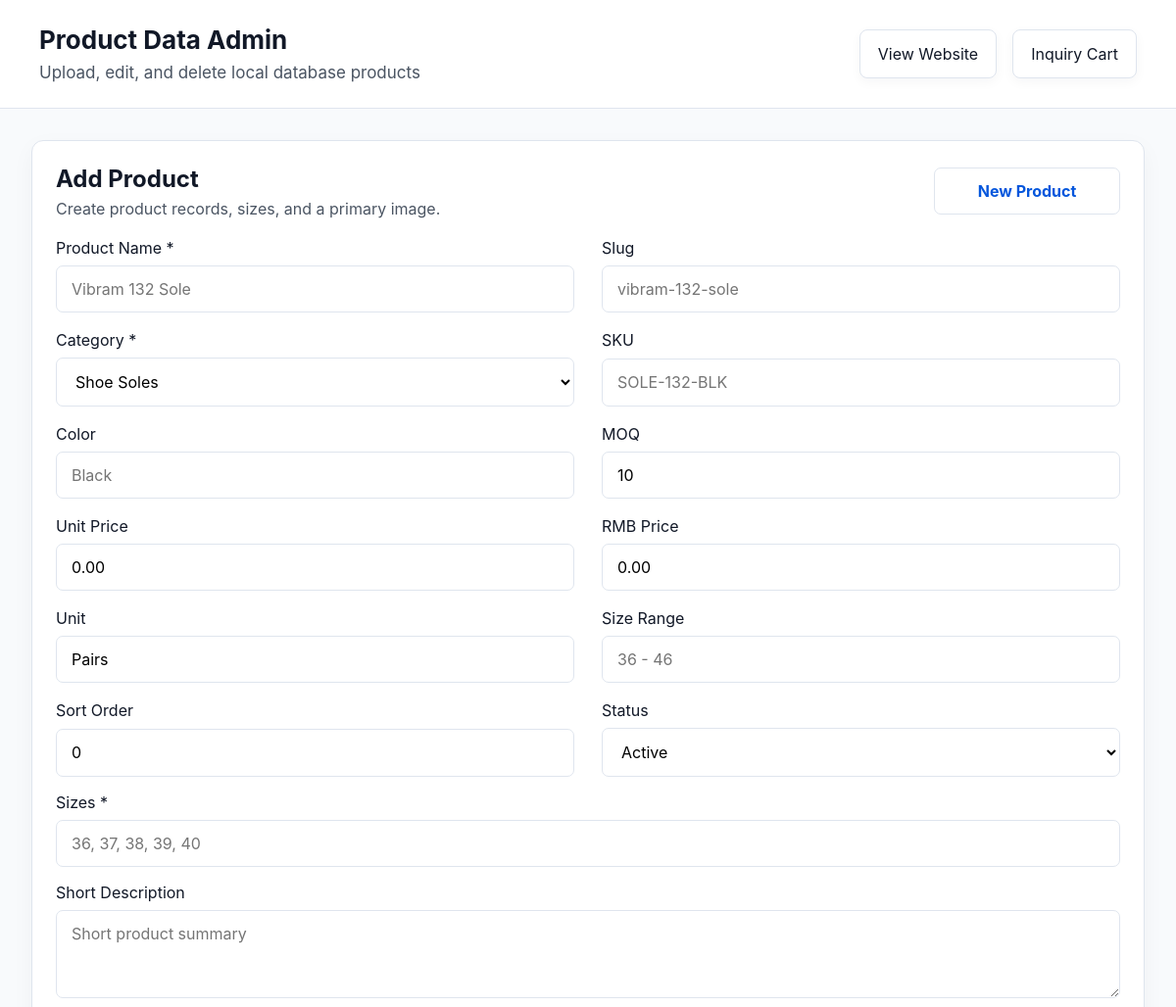
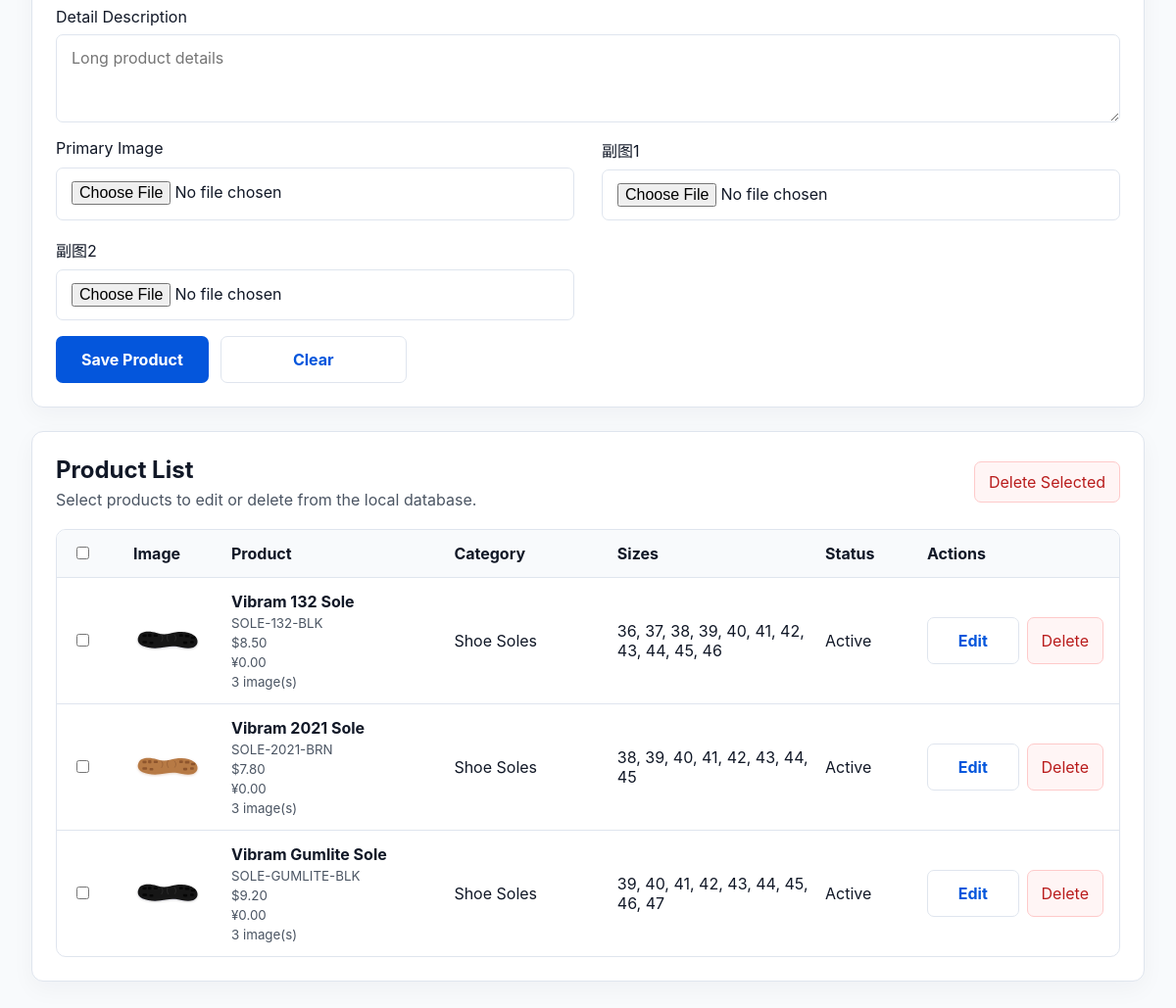
The app's page /admin.php with its own data (2 pictures, top to bottom).
### tables this page shows
CREATE TABLE IF NOT EXISTS products (
  id INT UNSIGNED AUTO_INCREMENT PRIMARY KEY,
  category_id INT UNSIGNED NOT NULL,
  name VARCHAR(150) NOT NULL,
  slug VARCHAR(180) NOT NULL UNIQUE,
  sku VARCHAR(80),
  color VARCHAR(80),
  moq INT DEFAULT 10,
  price DECIMAL(10,2) DEFAULT 0,
  unit VARCHAR(30) DEFAULT 'Pairs',
  size_range VARCHAR(50),
  short_description TEXT,
  detail_description TEXT,
  is_active TINYINT(1) DEFAULT 1,
  sort_order INT DEFAULT 0,
  created_at TIMESTAMP DEFAULT CURRENT_TIMESTAMP,
  updated_at TIMESTAMP DEFAULT CURRENT_TIMESTAMP ON UPDATE CURRENT_TIMESTAMP,
  INDEX idx_products_category (category_id),
  INDEX idx_products_active_sort (is_active, sort_order),
  CONSTRAINT fk_products_category FOREIGN KEY (category_id) REFERENCES categories(id)
);

CREATE TABLE IF NOT EXISTS categories (
  id INT UNSIGNED AUTO_INCREMENT PRIMARY KEY,
  name VARCHAR(100) NOT NULL,
  slug VARCHAR(120) NOT NULL UNIQUE,
  sort_order INT DEFAULT 0,
  is_active TINYINT(1) DEFAULT 1,
  created_at TIMESTAMP DEFAULT CURRENT_TIMESTAMP
);

### lib/catalog.php (called while the page is built, shortened)
<?php
function loadCategories(): array
{
    $pdo = db();
    $stmt = $pdo->query('SELECT id, name, slug FROM categories WHERE is_active = 1 ORDER BY sort_order, name');
    return $stmt->fetchAll() ?: demoCategories();
}

### admin.php (the view, shortened to what this page needs)
<?php
require_once __DIR__ . '/lib/catalog.php';
$pdo = db();
$categories = loadCategories();
$products = $pdo ? $pdo->query(
    "SELECT p.*,
        COALESCE(
            (SELECT image_url FROM product_images WHERE product_id = p.id AND is_primary = 1 ORDER BY sort_order LIMIT 1),
            (SELECT image_url FROM product_images WHERE product_id = p.id ORDER BY sort_order LIMIT 1),
            'assets/img/sole-black.svg'
        ) AS primary_image,
        COALESCE(
            (SELECT GROUP_CONCAT(size_label ORDER BY sort_order SEPARATOR ', ') FROM product_sizes WHERE product_id = p.id),
            ''
        ) AS size_labels,
        COALESCE(
            (SELECT GROUP_CONCAT(image_url ORDER BY is_primary DESC, sort_order, id SEPARATOR '||') FROM product_images WHERE product_id = p.id),
            ''
        ) AS image_urls
     FROM products p
     ORDER BY p.sort_order, p.id DESC"
)->fetchAll() : [];
?>
<!doctype html>
<html lang="en">
<head>
    <link rel="stylesheet" href="assets/css/styles.css">
</head>
<body>
    <header class="site-header admin-header">
        <a class="brand" href="index.php">
            <h1>Product Data Admin</h1>
            <p>Upload, edit, and delete local database products</p>
        </a>
        <div class="header-actions">
            <a class="cart-button" href="index.php">View Website</a>
            <a class="cart-button" href="cart.php">Inquiry Cart</a>
        </div>
    </header>
    <main class="admin-page">
        <section class="admin-card">
            <div class="admin-card-head">
                <div>
                    <h2 data-form-title>Add Product</h2>
                    <p>Create product records, sizes, and a primary image.</p>
                </div>
                <button class="details-button" type="button" data-reset-form>New Product</button>
            </div>
            <form class="admin-form" data-product-form enctype="multipart/form-data">
                <div class="form-grid">
                    <label>Product Name *<input name="name" required placeholder="Vibram 132 Sole"></label>
                    <label>Slug<input name="slug" placeholder="vibram-132-sole"></label>
                    <label>Category *
                        <select name="category_id" required>
                            <?php foreach ($categories as $category): ?>
                                <option value="<?= (int) $category['id'] ?>"><?= htmlspecialchars($category['name']) ?></option>
                            <?php endforeach; ?>
                        </select>
                    </label>
                    <label>SKU<input name="sku" placeholder="SOLE-132-BLK"></label>
                    <label>Color<input name="color" placeholder="Black"></label>
                    <label>MOQ<input name="moq" type="number" min="1" value="10"></label>
                    <label>Unit Price<input name="price" type="number" min="0" step="0.01" value="0.00" placeholder="8.50"></label>
                    <label>RMB Price<input name="rmb_price" type="number" min="0" step="0.01" value="0.00" placeholder="68.00"></label>
                    <label>Unit<input name="unit" value="Pairs" placeholder="Pairs / Sheets"></label>
                    <label>Size Range<input name="size_range" placeholder="36 - 46"></label>
                    <label>Sort Order<input name="sort_order" type="number" value="0"></label>
                    <label>Status
                        <select name="is_active">
                            <option value="1">Active</option>
                        </select>
                    </label>
                </div>
                <label>Sizes *<input name="sizes" required placeholder="36, 37, 38, 39, 40"></label>
                <label>Short Description<textarea name="short_description" placeholder="Short product summary"></textarea></label>
                <label>Detail Description<textarea name="detail_description" placeholder="Long product details"></textarea></label>
                <div class="form-grid">
                    <label>Primary Image<input name="primary_image" type="file" accept="image/*"></label>
                    <label>副图1<input name="gallery_image_1" type="file" accept="image/*"></label>
                    <label>副图2<input name="gallery_image_2" type="file" accept="image/*"></label>
                </div>
                <div class="admin-actions">
                    <button class="submit-inquiry" type="submit">Save Product</button>
                    <button class="details-button" type="button" data-reset-form>Clear</button>
                </div>
            </form>
        </section>
        <section class="admin-card">
            <div class="admin-card-head">
                <div>
                    <h2>Product List</h2>
                    <p>Select products to edit or delete from the local database.</p>
                </div>
                <button class="danger-button" type="button" data-delete-selected>Delete Selected</button>
            </div>
            <div class="admin-table">
                <div class="admin-row admin-row-head">
                    <span><input type="checkbox" data-select-all></span>
                    <span>Image</span>
                    <span>Product</span>
                    <span>Category</span>
                    <span>Sizes</span>
                    <span>Status</span>
                    <span>Actions</span>
                </div>
                <?php foreach ($products as $product): ?>
                    <?php
                        $categoryName = '';
                        foreach ($categories as $category) {
                            if ((int) $category['id'] === (int) $product['category_id']) {
                                $categoryName = $category['name'];
                                break;
                            }
                        }
                    ?>
                    <div class="admin-row" data-admin-product='<?= htmlspecialchars(json_encode($product, JSON_UNESCAPED_SLASHES | JSON_UNESCAPED_UNICODE), ENT_QUOTES) ?>'>
                        <span><input type="checkbox" data-select-product value="<?= (int) $product['id'] ?>"></span>
                        <span><img class="admin-thumb" src="<?= htmlspecialchars($product['primary_image']) ?>" alt=""></span>
                        <span>
                            <strong><?= htmlspecialchars($product['name']) ?></strong>
                            <small><?= htmlspecialchars($product['sku'] ?? '') ?></small>
                            <small>$<?= number_format((float) ($product['price'] ?? 0), 2) ?></small>
                            <small>¥<?= number_format((float) ($product['rmb_price'] ?? 0), 2) ?></small>
                            <small><?= $product['image_urls'] ? count(explode('||', $product['image_urls'])) . ' image(s)' : 'No uploaded images' ?></small>
                        </span>
                        <span><?= htmlspecialchars($categoryName) ?></span>
                        <span><?= htmlspecialchars($product['size_labels']) ?></span>
                        <span><?= (int) $product['is_active'] === 1 ? 'Active' : 'Hidden' ?></span>
                        <span class="row-actions">
                            <button type="button" class="details-button" data-edit-product>Edit</button>
                            <button type="button" class="danger-button" data-delete-product="<?= (int) $product['id'] ?>">Delete</button>
                        </span>
                    </div>
                <?php endforeach; ?>
            </div>
        </section>
    </main>
</body>
</html>

### assets/css/styles.css (style rules this page uses)
:root { --blue: #0456dc; --blue-dark: #0148c6; --blue-soft: #eaf2ff; --text: #111827; --muted: #4b5563; --line: #dfe5ee; --page: #f8fafc; --card: #ffffff; --shadow: 0 16px 38px rgba(15, 23, 42, 0.08); }
* { box-sizing: border-box; }
body { margin: 0; font-family: Inter, ui-sans-serif, system-ui, -apple-system, BlinkMacSystemFont, "Segoe UI", sans-serif; color: var(--text); background: var(--page); }
button, input, select, textarea { font: inherit; }
.site-header { display: flex; align-items: center; justify-content: space-between; gap: 24px; padding: 26px 40px; background: var(--card); border-bottom: 1px solid var(--line); }
.site-header h1 { margin: 0 0 8px; font-size: clamp(24px, 3vw, 32px); line-height: 1.15; }
.site-header p { margin: 0; color: var(--muted); font-size: 17px; }
.header-actions { display: flex; align-items: center; gap: 16px; }
.language, .cart-button { border: 1px solid var(--line); border-radius: 8px; background: var(--card); padding: 14px 18px; cursor: pointer; }
.cart-button { box-shadow: 0 4px 12px rgba(15, 23, 42, 0.04); }
.details-button { width: 190px; border: 1px solid var(--line); border-radius: 7px; padding: 13px 18px; color: var(--blue); background: white; font-weight: 700; cursor: pointer; }
.brand { color: inherit; text-decoration: none; }
.cart-button { color: var(--text); text-decoration: none; }
.admin-page { padding: 32px; background: var(--page); }
.admin-header .brand h1 { font-size: 26px; }
.admin-card { max-width: 1280px; margin: 0 auto 24px; border: 1px solid var(--line); border-radius: 12px; padding: 24px; background: white; box-shadow: 0 8px 24px rgba(15, 23, 42, 0.04); }
.admin-card-head { display: flex; align-items: center; justify-content: space-between; gap: 18px; margin-bottom: 20px; }
.admin-card h2 { margin: 0 0 6px; }
.admin-card p { margin: 0; color: var(--muted); }
.admin-form { display: grid; gap: 16px; }
.admin-form label, .checkout-form label { display: grid; gap: 8px; color: var(--text); }
.admin-form input, .admin-form select, .admin-form textarea, .checkout-form select { width: 100%; border: 1px solid var(--line); border-radius: 7px; padding: 13px 15px; background: white; }
.admin-form textarea { min-height: 90px; }
.admin-actions { display: flex; gap: 12px; }
.admin-table { display: grid; border: 1px solid var(--line); border-radius: 10px; overflow: hidden; }
.admin-row { display: grid; grid-template-columns: 48px 86px 1.4fr 1fr 1.3fr 90px 180px; align-items: center; gap: 14px; padding: 14px 16px; border-bottom: 1px solid var(--line); }
.admin-row:last-child { border-bottom: 0; }
.admin-row-head { background: #f8fafc; font-weight: 700; }
.admin-thumb { width: 72px; height: 52px; object-fit: contain; }
.admin-row small { display: block; margin-top: 4px; color: var(--muted); }
.row-actions { display: flex; gap: 8px; }
.danger-button { border: 1px solid #fecaca; border-radius: 7px; padding: 10px 14px; color: #b91c1c; background: #fff5f5; cursor: pointer; }
.form-grid { display: grid; grid-template-columns: repeat(2, minmax(0, 1fr)); gap: 18px 28px; }
.submit-inquiry { width: max-content; border: 0; border-radius: 7px; padding: 14px 26px; color: white; background: var(--blue); font-weight: 700; cursor: pointer; }

### records on screen
products: name "Vibram 132 Sole", sku "SOLE-132-BLK", price "8.50", rmb_price "0.00", count(explode('||', $product['image_urls'])) "3", category.name "Shoe Soles", size_labels "36, 37, 38, 39, 40, 41, 42, 43, 44, 45, 46", is_active "Active"
products: shows a picture, name "Vibram 2021 Sole", sku "SOLE-2021-BRN", price "7.80", rmb_price "0.00", count(explode('||', $product['image_urls'])) "3", category.name "Shoe Soles", size_labels "38, 39, 40, 41, 42, 43, 44, 45", is_active "Active"
products: name "Vibram Gumlite Sole", sku "SOLE-GUMLITE-BLK", price "9.20", rmb_price "0.00", count(explode('||', $product['image_urls'])) "3", category.name "Shoe Soles", size_labels "39, 40, 41, 42, 43, 44, 45, 46, 47", is_active "Active"

### other values on screen
form field category_id "Shoe Soles"
